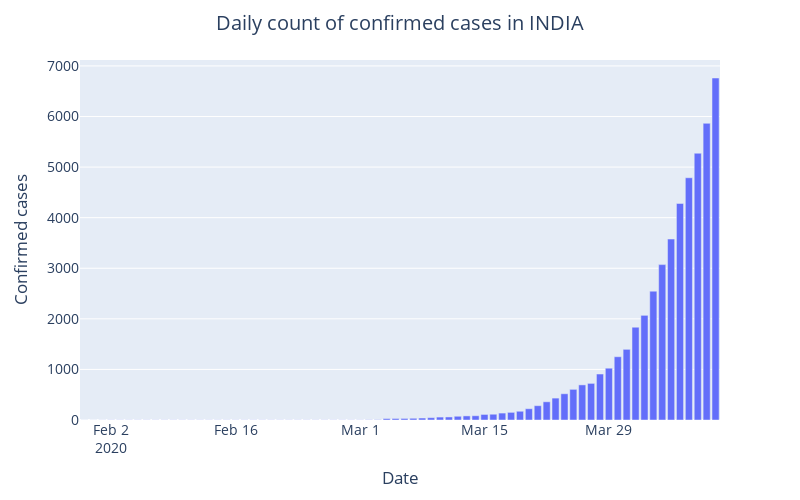
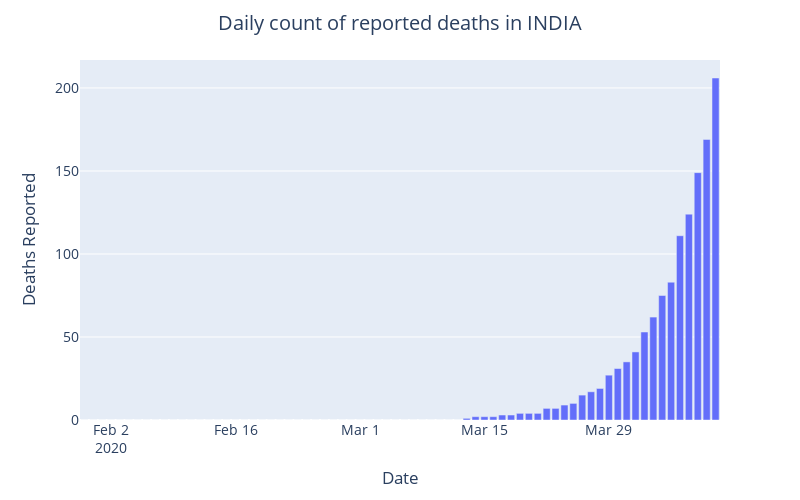
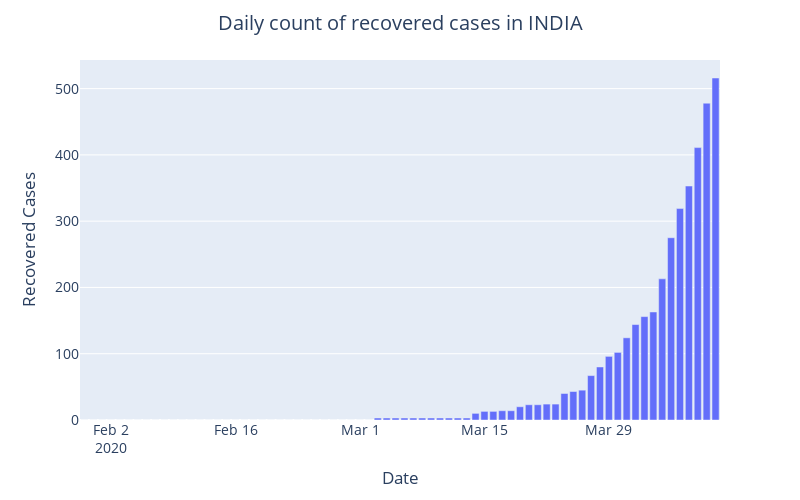

Notebook code for these charts, in order:
### Code cell
# cases over time - confirmed vs deaths
plotDailyReportedCasesOverTime(date_wise_data, "INDIA")
